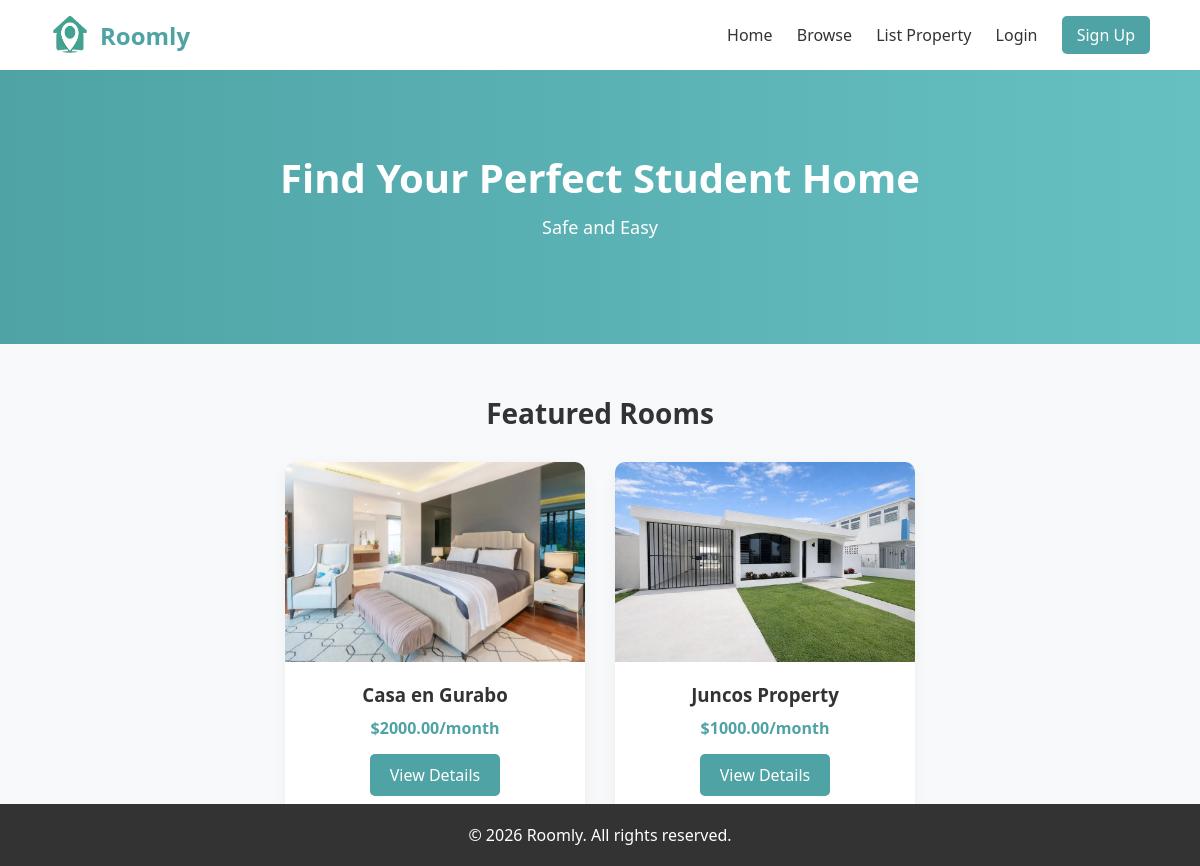
Before: / with the older database file.
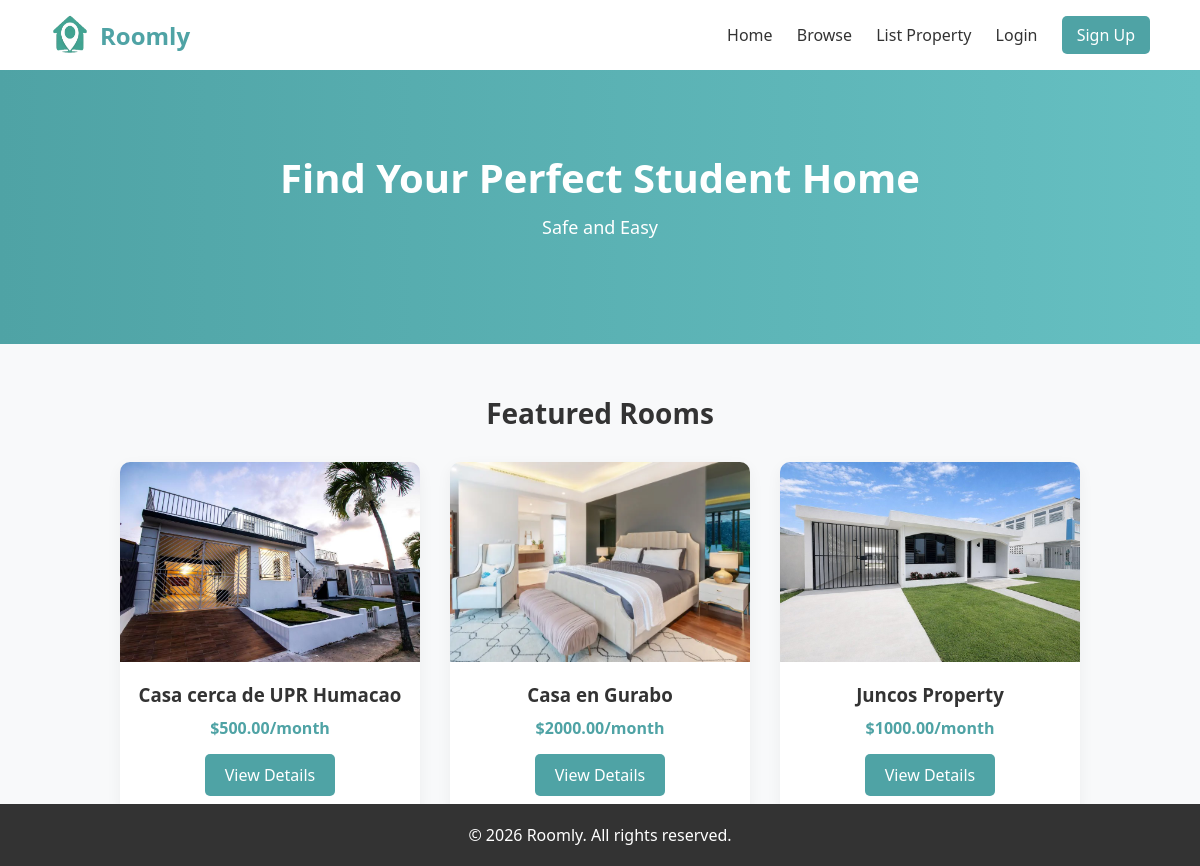
After: the same page with the newer database file.
### website/models.py (models this page shows, shortened)
class Property(db.Model):
    __tablename__ = 'PROPERTY'
    property_id_pk = db.Column(db.Integer, primary_key=True)
    title = db.Column(db.String(255), nullable=False)
    description = db.Column(db.Text, nullable=False)
    address = db.Column(db.String(255), nullable=False)
    city = db.Column(db.String(255), nullable=False)
    state = db.Column(db.String(255), nullable=False)
    country = db.Column(db.String(255), nullable=False)
    postal_code = db.Column(db.String(10), nullable=False)
    price_per_month = db.Column(db.Float, nullable=False)
    deposit_amount = db.Column(db.Float, nullable=False)
    number_of_bedrooms = db.Column(db.Integer, nullable=False)
    number_of_bathrooms = db.Column(db.Integer, nullable=False, default=1)
    sqr_ft = db.Column(db.Integer, nullable=False)
    amenities = db.Column(db.Text, nullable=True)
    availability_status = db.Column(db.Boolean, nullable=False)
    owner_id_fk = db.Column(db.Integer, nullable=False)
    university_id_fk = db.Column(db.Integer, nullable=True)
    images = db.relationship('PropertyImage', backref='property', lazy='select')
    amenity_links = db.relationship('PropertyAmenity', backref='property', lazy='select')
    reviews = db.relationship('PropertyReview', backref='property', lazy='select', cascade='all, delete-orphan')
    @property
    def image_url(self):
        if self.images:
            return self.images[0].image_url
        return '/static/logoRoomly.png'

class PropertyImage(db.Model):
    __tablename__ = 'PROPERTY_IMAGES'
    image_id_pk = db.Column(db.Integer, primary_key=True)
    image_url = db.Column(db.String(255), nullable=False)
    property_id_fk = db.Column(db.Integer, db.ForeignKey('PROPERTY.property_id_pk'), nullable=False)

### website/views.py (the view)
@views.route('/')
def home():
    featured_properties = Property.query.filter_by(availability_status=True).order_by(Property.property_id_pk.desc()).limit(3).all()
    return render_template('index.html', featured_properties=featured_properties)

### website/templates/index.html (shortened to what this page needs)
<!DOCTYPE html>
<html lang="en">
<head>
    <link rel="stylesheet" href="{{ url_for('static', filename='styles.css') }}">
</head>
<body>
    <header>
        <a class="logoRoomly" href="{{ url_for('views.home') }}">
            <img src="{{ url_for('static', filename='logoRoomly.png') }}" alt="Roomly Icon" class="header-icon">
            Roomly
            </a>
        <nav>
            <a href="{{ url_for('views.home') }}">Home</a>
            <a href="{{ url_for('views.browse') }}">Browse</a>
            <a href="{{ url_for('views.list_property') }}">List Property</a>
            {% if session.get('account_id') %}
                <a href="{{ url_for('auth.profile') }}">Profile</a>
                <span class="nav-user">Hi, {{ session.get('account_first_name') }}</span>
                <a href="{{ url_for('auth.logout') }}" class="signup-btn">Log Out</a>
            {% else %}
                <a href="{{ url_for('auth.login') }}">Login</a>
                <a href="{{ url_for('auth.signup') }}" class="signup-btn">Sign Up</a>
            {% endif %}
        </nav>
    </header>
    <section class="hero">
        <h1>Find Your Perfect Student Home</h1>
        <p>Safe and Easy</p>
    </section>
    <section class="listings">
        <h2>Featured Rooms</h2>
        <div class="cards">
            {% if featured_properties %}
                {% for property in featured_properties %}
                    <div class="card">
                        {% if property.image_url %}
                            <img src="{{ property.image_url }}" alt="{{ property.title }}">
                        {% else %}
                            <img src="{{ url_for('static', filename='logoRoomly.png') }}" alt="{{ property.title }}">
                        {% endif %}
                        <h3>{{ property.title }}</h3>
                        <p>${{ '%.2f'|format(property.price_per_month) }}/month</p>
                        <a href="{{ url_for('views.property_detail', property_id=property.property_id_pk) }}" class="view-details-btn">View Details</a>
                    </div>
                {% endfor %}
            {% else %}
                <p>No featured rooms available at the moment.</p>
            {% endif %}
        </div>
    </section>
    <footer>
        <p>© 2026 Roomly. All rights reserved.</p>
    </footer>
</body>
</html>

Changed rows visible on the page:
added Property: image_url (picture), title "Casa cerca de UPR Humacao", price_per_month "500.00"
